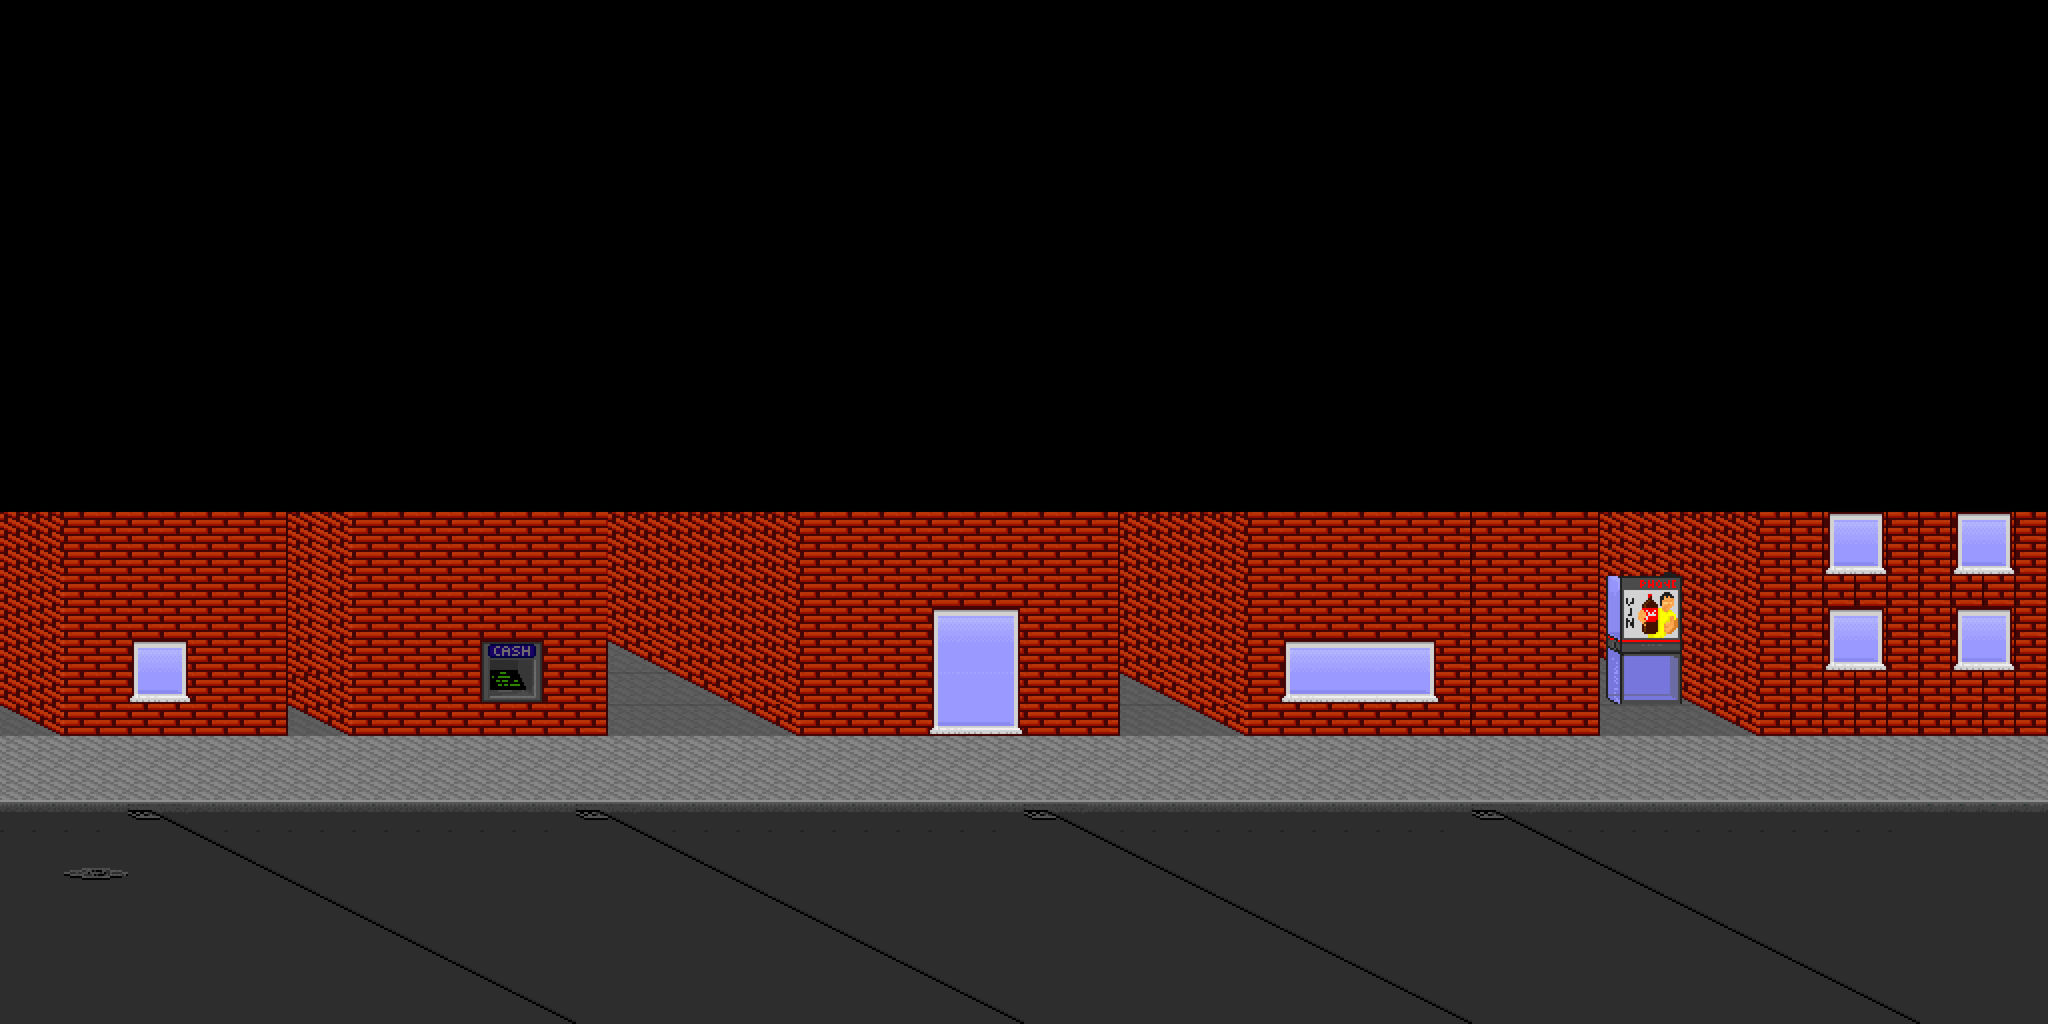

A level layout from a 2D game, rendered from its tile map. Below: a short description, then the map file with tile-grid data replaced by summaries:
An orthogonal 64x32 tile map with 48x48 px tiles, 3 tile layers (ground, building, building2).

<map version="1.0" orientation="orthogonal" renderorder="right-down" width="64" height="32" tilewidth="48" tileheight="48" nextobjectid="1">
 <tileset firstgid="1" name="streettileset_0" tilewidth="48" tileheight="48" spacing="3" tilecount="77" columns="11">
  <image source="streettileset_0.png" width="576" height="356" />
 </tileset>
 <layer name="ground" width="64" height="32">
  <data>[2048 cells, 1024 non-empty, 18 distinct tile ids]</data>
 </layer>
 <layer name="building" width="64" height="32">
  <data>[2048 cells, 426 non-empty, 11 distinct tile ids]</data>
 </layer>
 <layer name="building2" width="64" height="32">
  <data>[2048 cells, 55 non-empty, 22 distinct tile ids]</data>
 </layer>
</map>
